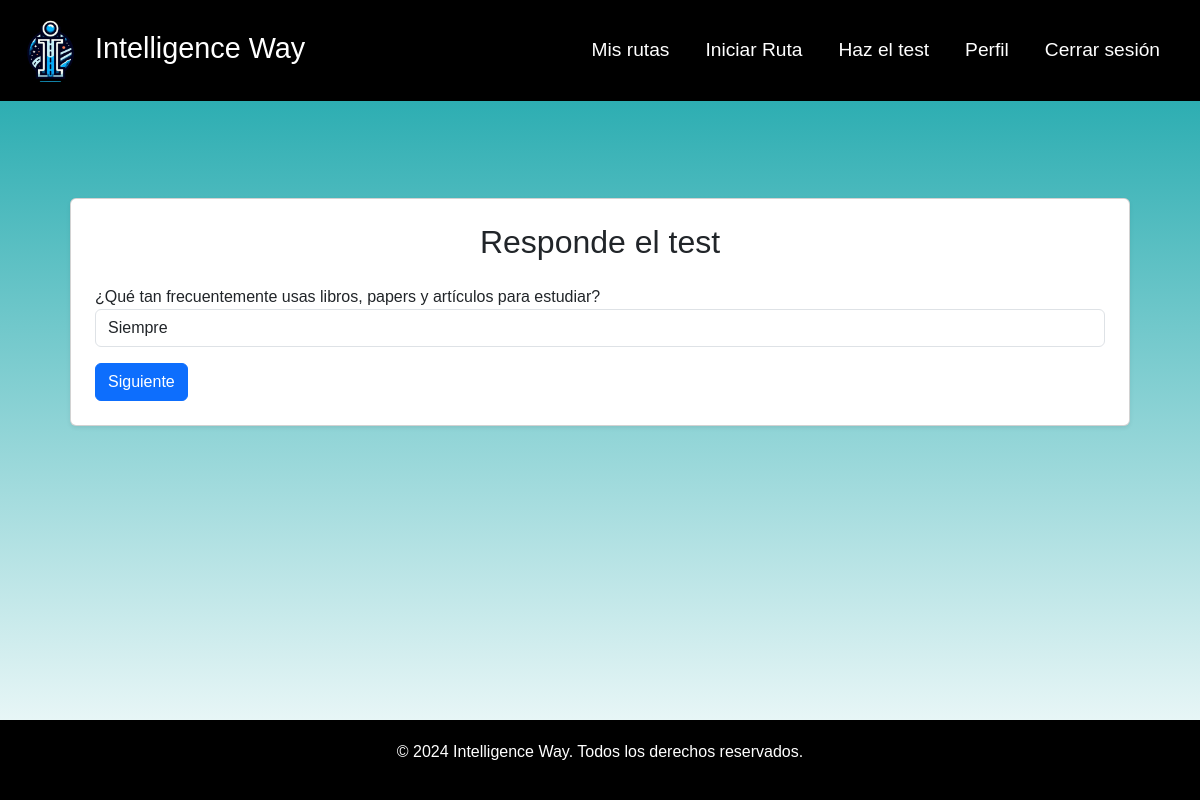
Before: /preferences/update/ (signed in) with the older database file.
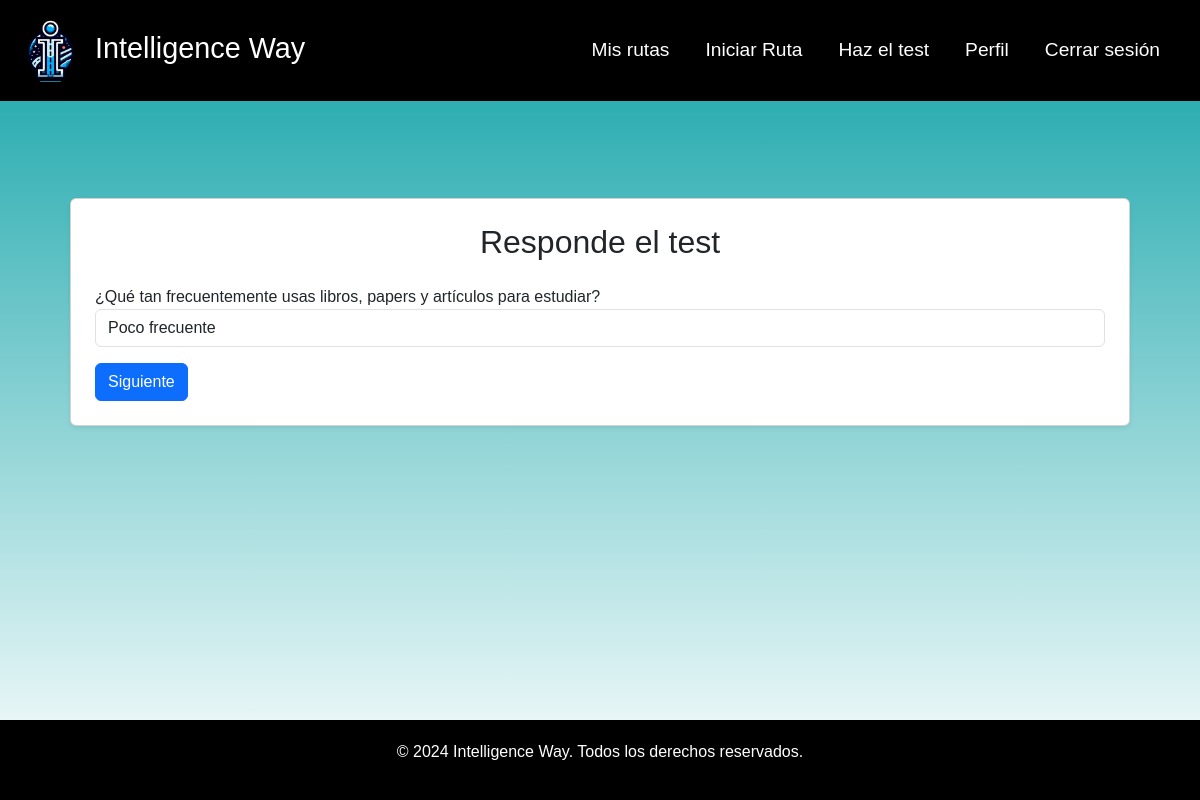
After: the same page with the newer database file.
### preferences/models.py (models this page shows, shortened)
class ModeloAprendizajeUsuario(models.Model):
    usuario = models.ForeignKey(User, on_delete=models.CASCADE)
    q1 = models.IntegerField(null=True, validators=[MinValueValidator(1), MaxValueValidator(5)])
    q2 = models.IntegerField(null=True, validators=[MinValueValidator(1), MaxValueValidator(5)])
    q3 = models.IntegerField(null=True, validators=[MinValueValidator(1), MaxValueValidator(5)])
    q4 = models.IntegerField(null=True, validators=[MinValueValidator(1), MaxValueValidator(5)])
    q5 = models.IntegerField(null=True, validators=[MinValueValidator(1), MaxValueValidator(5)])
    q6 = models.IntegerField(null=True, validators=[MinValueValidator(1), MaxValueValidator(5)])
    q7 = models.IntegerField(null=True, validators=[MinValueValidator(1), MaxValueValidator(5)])
    q8 = models.IntegerField(null=True, validators=[MinValueValidator(1), MaxValueValidator(5)])
    created_at = models.DateTimeField(auto_now_add=True)
    update_at= models.DateTimeField(auto_now=True)

### preferences/views.py (the view)
# urls.py: path('update/', views.FormularioView.as_view(), name="preferencia-update"),
class FormularioView(LoginRequiredMixin, UpdateView):
    model = ModeloAprendizajeUsuario
    form_class = AprendizajeForm
    template_name = 'test.html'
    success_url = reverse_lazy('calculo_preferencias')
    def get_object(self):
        return ModeloAprendizajeUsuario.objects.get(usuario=self.request.user)

### preferences/templates/test.html (shortened to what this page needs)
{% extends 'base.html' %}
{% block content %}
<div class="container mt-5">
	<div class="card shadow-sm p-4">
		<h2 class="mb-4 text-center">Responde el test</h2>
        <form method="post" id="questionForm">
            <div class="question" id="question-1">
                {{ form.q1.label_tag }} <br>
                {{ form.q1 }}
            </div>
            <div class="d-flex justify-content-between mt-3">
                <button type="button" id="nextBtn" class="btn btn-primary" onclick="showNextQuestion()">Siguiente</button>
            </div>
        </form>
    </div>
</div>
{% endblock %}

Changed rows visible on the page:
changed ModeloAprendizajeUsuario: q1 "Siempre" → "Poco frecuente"
